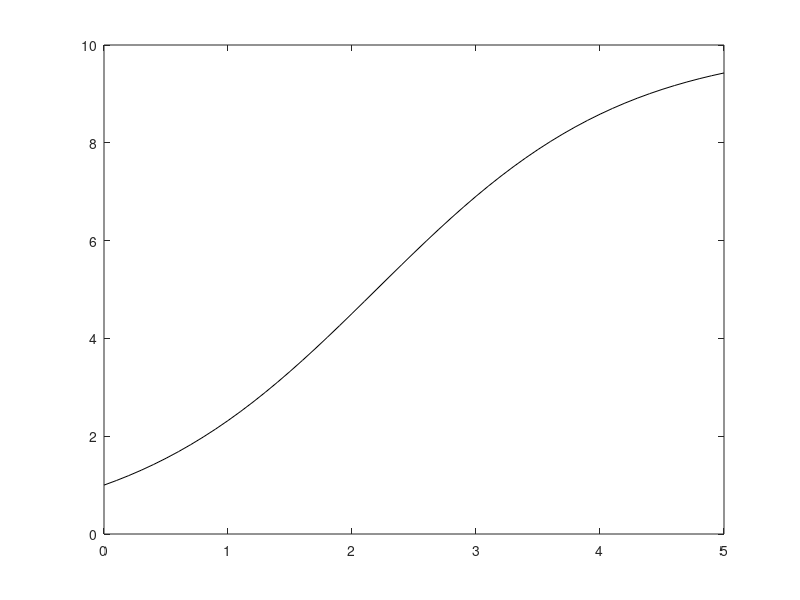

The MATLAB source for this figure: (Note: this script raises an error after producing the figure.)
% Script
% Calculates approximations of ode solutions and their errors. 
% P.S.: Luckily it's not tested for performance. :)
% =========================================================================
%   
f = @(t) ( (10)./(1+9*exp(-t)) );   % function definition
fd1 = @(p) ( (1 - p./10) .* p );    % first order derivative definition
f0 = 1;                             % initial value
dt = 0.1;                           % step size
t_end = 5;                          % end time

%--------------------------------------------------------------------------
% Plotting the function p(t)
%--------------------------------------------------------------------------
t = 0 : dt : t_end;
fig_main = figure;
plot(t, f(t), 'k');
fig_main = sfigure(fig_main, 'Analytical solution');
legend ('exact');

%--------------------------------------------------------------------------
% Calculating approximate values and plotting respective graphs
%--------------------------------------------------------------------------
dt = [1  1/2 1/4 1/8];
E = zeros(3, 4);
E_approx = zeros(3, 4);

fig_euler = figure;
plot(t, f(t), 'k', 'linewidth', 1.7);
hold on;

fig_heun = figure;
plot(t, f(t), 'k', 'linewidth', 1.7);
hold on;

fig_rk4 = figure;
plot(t, f(t), 'k', 'linewidth', 1.7);
hold on;

color = ['b' 'r' 'g' 'm'];
for n = 1 : size(dt, 2)
    t = 0:dt(n):t_end;
    f_exact = f(t);
    k = dt(n)./dt(size(dt,2)); % number of steps vs smallest step size
    
    % Euler's method and errors -------------------------------------------
    figure(fig_euler);
    f_euler = ode(fd1, f0, dt(n), t_end, 'euler');
    plot(t, f_euler, color(n), 'linewidth', 1.7);
    
    f_euler_best = ode(fd1, f0, dt(size(dt,2)), t_end, 'euler');
    f_reference = zeros(1, size(f_euler, 2));
    for m = 1: size(f_euler,2)        
        f_reference(1, m) = f_euler_best(1, ((m-1).*k+1) );
    end
    
    E(1, n) = rms(f_euler, f_exact, dt(n));
    E_approx(1, n) = rms(f_euler, f_reference, dt(n));
    
    % Heun's method and errors --------------------------------------------
    figure(fig_heun);
    f_heun  = ode(fd1, f0, dt(n), t_end, 'heun');
    plot(t, f_heun, color(n), 'linewidth', 1.7);
    
    f_heun_best  = ode(fd1, f0, dt(size(dt,2)), t_end, 'heun');
    f_reference = zeros(1, size(f_heun, 2));
    for m = 1: size(f_heun,2)        
        f_reference(1, m) = f_heun_best(1, ((m-1).*k+1) );
    end
    
    E(2, n) = rms(f_heun, f_exact, dt(n));
    E_approx(2,n) = rms(f_heun, f_reference, dt(n));   
        
    % Runge-Kutta's method and errors -------------------------------------
    figure(fig_rk4);
    f_rk4 = ode(fd1, f0, dt(n), t_end, 'runge_kutta');  
    plot(t, f_rk4, color(n), 'linewidth', 1.7);
    
    f_rk4_best = ode(fd1, f0, dt(size(dt,2)), t_end, 'runge_kutta');  
    f_reference = zeros(1, size(f_rk4, 2));
    for m = 1: size(f_rk4,2)        
        f_reference(1, m) = f_rk4_best(1, ((m-1).*k+1) );
    end
    
    E(3, n) = rms(f_rk4, f_exact, dt(n));
    E_approx(3, n) = rms(f_rk4, f_reference, dt(n));
end

fig_euler = sfigure(fig_euler, 'Eulers method');
legend ('exact', '1', '1/2', '1/4', '1/8');
fig_heun = sfigure(fig_heun, 'Heuns method');
legend ('exact', '1', '1/2', '1/4', '1/8');
fig_rk4 = sfigure(fig_rk4, 'Runge-Kuttas method');
legend ('exact', '1', '1/2', '1/4', '1/8');

%--------------------------------------------------------------------------
% Printing errors
%--------------------------------------------------------------------------
disp('Eulers method: errors of approximation (desc step):');
disp (E(1,:));
disp('Heuns method: errors of approximation (desc step):');
disp (E(2,:));
disp('Runge-Kuttas method: errors of approximation (desc step):');
disp (E(3,:));

disp('Eulers method: error decrease factor (desc step):');
disp(fix(E(1, 1:3) ./ E(1, 2:4)));
disp('Heuns method: error decrease factor (desc step):');
disp(fix(E(2, 1:3) ./ E(2, 2:4)));
disp('Runge-Kuttas method: error decrease factor (desc step):');
disp(fix(E(3, 1:3) ./ E(3, 2:4)));

disp('Eulers method: approximate errors of approximation (desc step):');
disp (E_approx(1,:));
disp('Heuns method: approximate errors of approximation (desc step):');
disp (E_approx(2,:));
disp('Runge-Kuttas method: approximate errors of approximation (desc step):');
disp (E_approx(3,:));